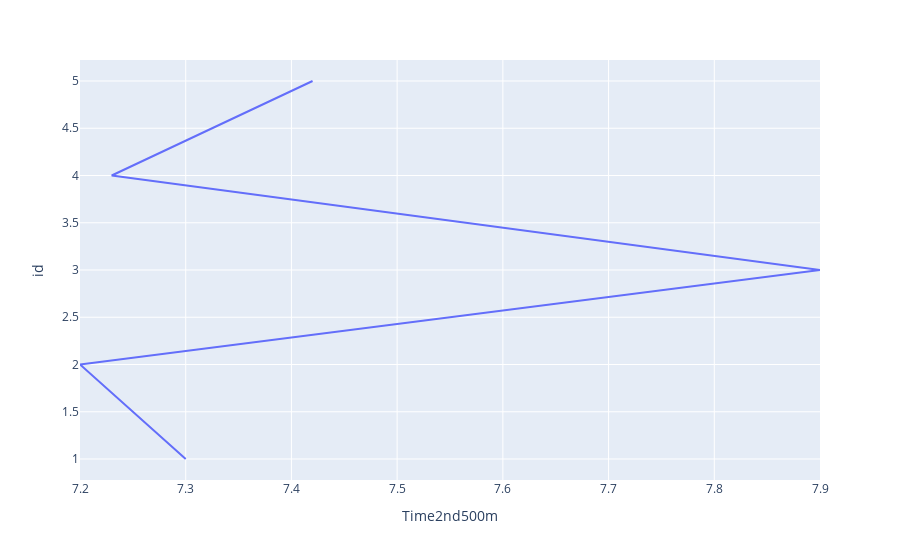

The notebook cell saved with this chart:
### Code cell
px.line(df_run, x='Time2nd500m', y='id')

### Figure 1 — Plotly figure (JSON) as saved in the notebook; plotly's stock layout.template omitted (floating-point values rounded to 4 significant figures)
{"data": [{"hovertemplate": "Time2nd500m=%{x}<br>id=%{y}<extra></extra>", "legendgroup": "", "line": {"color": "#636efa", "dash": "solid"}, "mode": "lines", "name": "", "orientation": "v", "showlegend": false, "type": "scatter", "x": [7.3, 7.2, 7.9, 7.23, 7.42], "xaxis": "x", "y": [1, 2, 3, 4, 5], "yaxis": "y"}], "layout": {"legend": {"tracegroupgap": 0}, "margin": {"t": 60}, "xaxis": {"anchor": "y", "domain": [0, 1], "title": {"text": "Time2nd500m"}}, "yaxis": {"anchor": "x", "domain": [0, 1], "title": {"text": "id"}}}}
